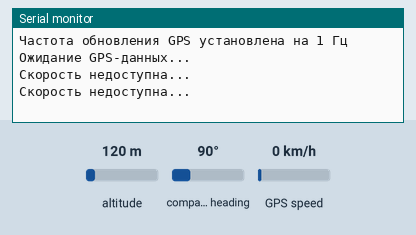
Simulated run of this sketch. Board: Arduino Uno, built with avr-gcc and run on an emulated ATmega328P. On the bench: the last lines printed to the serial monitor. The inputs (shaded band) are chosen by the test bench; at power-on: GPS speed 0 km/h, altitude 120 m, compass heading 90°. The GPS gets a fix after 3 s at 37.7749, -122.4194 with 8 satellites.

Above: at 2.2 s.
2.3 s: GPS speed set to 2 km/h
At 3.5 s:
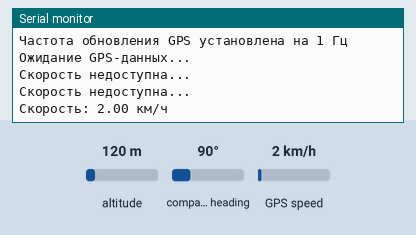
5.5 s: GPS speed set to 30 km/h
At 6.9 s:
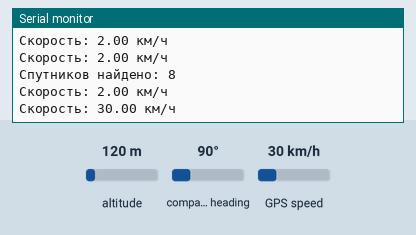

The sketch:

GPS.ino
```cpp
#include <SoftwareSerial.h>
#include <TinyGPS++.h>

SoftwareSerial gpsSerial(2, 3);  // RX, TX
TinyGPSPlus gps;
unsigned long lastUpdate = 0;
unsigned long lastCheck = 0;
bool gpsConnected = false;

void setGPSRate1Hz() {
    uint8_t rate_1Hz[] = {
        0xB5, 0x62, 0x06, 0x08, 0x06, 0x00,
        0xE8, 0x03, 0x01, 0x00, 0x01, 0x00,
        0x01, 0x39
    };
    gpsSerial.write(rate_1Hz, sizeof(rate_1Hz));
    Serial.println("Частота обновления GPS установлена на 1 Гц");
}

void setup() {
    Serial.begin(115200);
    gpsSerial.begin(9600);
    delay(1000);
    setGPSRate1Hz();
    Serial.println("Ожидание GPS-данных...");
}

void loop() {
    while (gpsSerial.available()) {
        char c = gpsSerial.read();
        gps.encode(c);
        gpsConnected = true;
    }

    if (millis() - lastCheck >= 5000) {
        lastCheck = millis();
        if (!gpsConnected) {
            Serial.println("Ошибка: GPS-модуль не отвечает!");
        } else if (!gps.satellites.isValid() || gps.satellites.value() == 0) {
            Serial.println("GPS работает, но спутников нет. Проверьте антенну или откройте небо.");
        } else {
            Serial.print("Спутников найдено: ");
            Serial.println(gps.satellites.value());
        }
        gpsConnected = false;
    }

    if (millis() - lastUpdate >= 1000) {
        lastUpdate = millis();
        if (gps.speed.isValid()) {
            Serial.print("Скорость: ");
            Serial.print(gps.speed.kmph());
            Serial.println(" км/ч");
        } else {
            Serial.println("Скорость недоступна...");
        }
    }
}
```

Measured:
- after the input at 2.3 s, the serial monitor: prints a new line after 0.75 s (image 1)
- after the input at 5.5 s, the serial monitor: prints a new line after 0.55 s (image 2)
